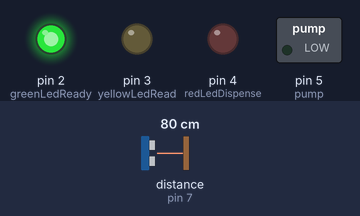
A sketch run on a simulated Arduino Uno, built with avr-gcc and run on an emulated ATmega328P. Parts: switched loads named in the sketch (green lamp = pin HIGH), output pins drawn as LEDs (lit = HIGH). Dashed ring = blinking. The test bench sets the inputs (shaded band); at power-on: distance to the obstacle (sensor on pin 7) 80 cm. The echo pulse lasts 58.3 µs per cm; what the sketch prints to the serial monitor is not drawn.

Above: at 1.2 s.
1.3 s: distance to the obstacle (sensor on pin 7) set to 22 cm
2.8 s: distance to the obstacle (sensor on pin 7) set to 18 cm
At 4.3 s:
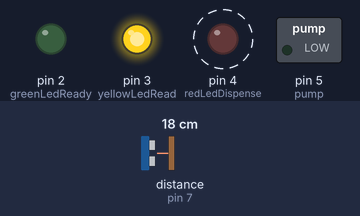
5.8 s: distance to the obstacle (sensor on pin 7) set to 35 cm
At 6.4 s:
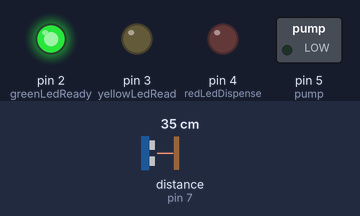
7.3 s: distance to the obstacle (sensor on pin 7) set to 2 cm
At 7.7 s:
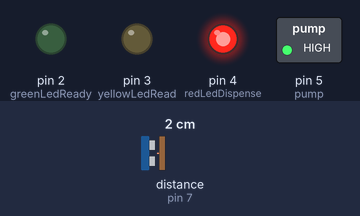
Timing chart, 0 to 16.6 s (numbered marks = the images above; inputs shaded):
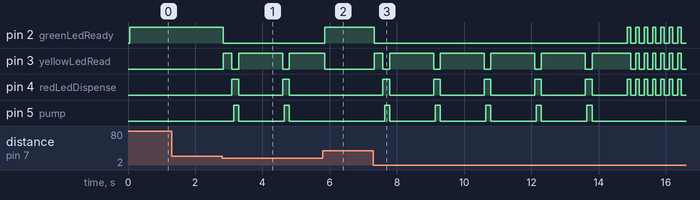

Measured:
- the behaviour switches between 21 and 20 cm on distance to the obstacle (sensor on pin 7) (found by bisection; images 0 and 1)
- after the input at 1.3 s, every drawn part: stays the same
- after the input at 2.8 s, pin 2 (greenLedReady): HIGH → LOW at once; pin 3 (yellowLedRead): goes HIGH 0.26 s, LOW 0.20 s, HIGH 1.3 s, LOW 0.20 s, then HIGH, starting at once; pin 4 (redLedDispense): alternates HIGH for 0.20 s and LOW for 1.3 s, starting after 0.29 s; pin 5 (pump): alternates HIGH for 0.15 s and LOW for 1.4 s, starting after 0.34 s
- after the input at 5.8 s, pin 2 (greenLedReady): LOW → HIGH after 0.06 s; pin 4 (redLedDispense): stays LOW (without the input it goes to HIGH after 0.31 s); pin 5 (pump): stays LOW (without the input it goes to HIGH after 0.36 s)
- after the input at 7.3 s, pin 2 (greenLedReady): HIGH → LOW at once, then repeats every 0.25 s: HIGH 0.10 s, LOW 0.15 s; pin 3 (yellowLedRead): goes HIGH 0.25 s, 5 × (LOW 0.20 s, HIGH 1.3 s), 6 × (LOW 0.15 s, HIGH 0.10 s), then LOW, starting at once

The sketch:

sanitizerDispenser.ino
```cpp
// Board: "ArduinoNano"
// Processor: "ATmega328P (Old Bootloader)"
// Programmer: "Arduino as ISP"

// version information - reference in README.md
const float sanitizerDispenserVersion = 1.0;
const String versionDate = "01/16/2021";

// debug info
const boolean debugOn = false;                          // debug to monitor - ****adds 1 second delay in sensor readings
const boolean superDebugOn = false;                     // advanced debugging with variable info and timers

#include <NewPing.h>                                    // ultrasonic sensor

// pin definitions
  // LEDs
  const int greenLedReady = 2;
  const int yellowLedRead = 3;
  const int redLedDispense = 4;
  // sensor
  const int TRIGGER_PIN = 8;                            // library uses full caps for these variables
  const int ECHO_PIN = 7;
  #define MAX_DISTANCE 200                              // Max distance to ping (in centimeters)
  // pump
  const int pump = 5;

  NewPing sonar(TRIGGER_PIN, ECHO_PIN, MAX_DISTANCE);   // NewPing configuration

//variables
  int takeReadings = 1;                                 // process the readings
  int distance;                                         // for tracking current reading
  int tooManyPumpsDistance;
  int previousDistance;                                 // reference
  int waitingForHand = 0;
  int prepPump = 0;
  int pumpSanitizer = 0;
  int initialHandSense = 0;
  int pumpCount = 0;
  int pausePump = 0;
  float resetTime = 0;

// timing
  float currentMillis;
  float timeStamp;
  float holdTime = 250;
  float pumpTime = 150;


void setup() {
  pinMode (greenLedReady, OUTPUT);
  pinMode (yellowLedRead, OUTPUT);
  pinMode (redLedDispense, OUTPUT);
  pinMode (pump, OUTPUT);

// Serial monitor header
  Serial.begin(115200);                                 // monitor
  Serial.println();
  delay (1);
  Serial.println("/- - - - - - - - - - - - - - - - - - - - - - - - - - - - - - - - - - - - - - - - - - - - - -\\");
  Serial.print("|                                sanitizerDispenser v");
  Serial.print(sanitizerDispenserVersion);
  Serial.println("                                   |");
  Serial.print("|                                     --");
  Serial.print(versionDate);
  Serial.println("--                                        |");
  Serial.println("|                                         And!Or                                            |");
  Serial.println("|                                                                                           |");
  Serial.print("|                       Debug Status: ");
  if (debugOn == true) {
    Serial.print("on, Super Debug Status: ");
    if (superDebugOn == true) {
      Serial.println("on                            |");
    }
    else {
      Serial.println("off                           |");
    }
  }
  else {
    Serial.print("off, Super Debug Status: ");
    if (superDebugOn == true) {
      Serial.println("on                           |");
    }
    else {
      Serial.println("off                          |");
    }
  }
  Serial.println("\\- - - - - - - - - - - - - - - - - - - - - - - - - - - - - - - - - - - - - - - - - - - - - -/");
// end Serial monitor header

  takeReadings = 1;
  pausePump = 0;
  if (debugOn == true) {                                // setting timer reference for tooManyPumps timing
    resetTime = 30000;                                  // 30 seconds
  } else {
    resetTime = 300000;                                 // 5 minutes
  }
}

void outputControl() {
  if (waitingForHand == 1) {
    digitalWrite (greenLedReady, HIGH);
    digitalWrite (yellowLedRead, LOW);
    digitalWrite (redLedDispense, LOW);
    digitalWrite (pump, LOW);
  } else if (prepPump == 1) {
    digitalWrite (greenLedReady, LOW);
    digitalWrite (yellowLedRead, HIGH);
    digitalWrite (redLedDispense, LOW);
    digitalWrite (pump, LOW);
  } else if (pumpSanitizer == 1) {
    digitalWrite (greenLedReady, LOW);
    digitalWrite (yellowLedRead, LOW);
    digitalWrite (redLedDispense, HIGH);
    delay(50);
    digitalWrite (pump, HIGH);
    delay(pumpTime);
    digitalWrite (pump, LOW);
    pumpCount ++;
    digitalWrite (greenLedReady, LOW);
    digitalWrite (yellowLedRead, HIGH);
    digitalWrite (redLedDispense, LOW);
    delay(1000);                                        // initiated pump, delay for hand to move away
  }
}
void flashingLights() {
  digitalWrite (greenLedReady, HIGH);
  digitalWrite (yellowLedRead, HIGH);
  digitalWrite (redLedDispense, HIGH);
  delay(100);
  digitalWrite (greenLedReady, LOW);
  digitalWrite (yellowLedRead, LOW);
  digitalWrite (redLedDispense, LOW);
  delay(100);
}

void tooManyPumps() {
  if (pumpCount >= 5) {                                  // pumped 5 times, need to take a break
    takeReadings = 0;
    flashingLights();
    if (pausePump == 0) {
      timeStamp = millis();
      pausePump = 1;
    }
    if ((currentMillis - timeStamp) >= resetTime) {     // delay to reprocess - based on debug status
      pausePump = 0;                                     // reset trigger to start process all over
      tooManyPumpsDistance = sonar.ping_cm();
      if (tooManyPumpsDistance >= 20) {
        takeReadings = 1;
        pumpCount = 0;
      }
    }
  } else {
    //takeReadings = 1;
  }
}

void debugPrint() {
  if (debugOn == true) {
    Serial.print("takeReadings: ");
    Serial.println(takeReadings);
    Serial.print("waitingForHand: ");
    Serial.print(waitingForHand);
    Serial.print(" prepPump: ");
    Serial.print(prepPump);
    Serial.print(" pumpSanitizer: ");
    Serial.println(pumpSanitizer);
    Serial.print("initialHandSense: ");
    Serial.println(initialHandSense);
    Serial.print("pumpCount: ");
    Serial.println(pumpCount);
    if (superDebugOn == true) {
      Serial.println("***superDebug***");
      Serial.print("distance: ");
      Serial.print(sonar.ping_cm());
      Serial.println(" cm");
      Serial.print("tooManyPumpsDistance: ");
      Serial.print(sonar.ping_cm());
      Serial.println(" cm");
      Serial.print("currentMillis: ");
      Serial.println(currentMillis);
      Serial.print("timeStamp: ");
      Serial.println(timeStamp);
    }
    delay(1000);                                        // delay in the print
  }
}

void loop() {
  currentMillis = millis();
  if (takeReadings == 1) {
    distance = (sonar.ping_cm());
    if (distance >= 21) {
      waitingForHand = 1;
      prepPump = 0;
      pumpSanitizer = 0;
      initialHandSense = 0;
      pumpCount = 0;
    } else if (distance <= 20) {
      waitingForHand = 0;
      prepPump = 1;
      pumpSanitizer = 0;
      if (initialHandSense == 0) {
        initialHandSense = 1;
        timeStamp = millis();
      } else {

      }
    }
    if ((prepPump == 1) && (initialHandSense == 1) && ((currentMillis - timeStamp) > holdTime)) {
      waitingForHand = 0;
      prepPump = 0;
      pumpSanitizer = 1;
      initialHandSense = 0;
    }
    outputControl();
  } else {
  }

  delay(50);
  debugPrint();
  tooManyPumps();
}
```
